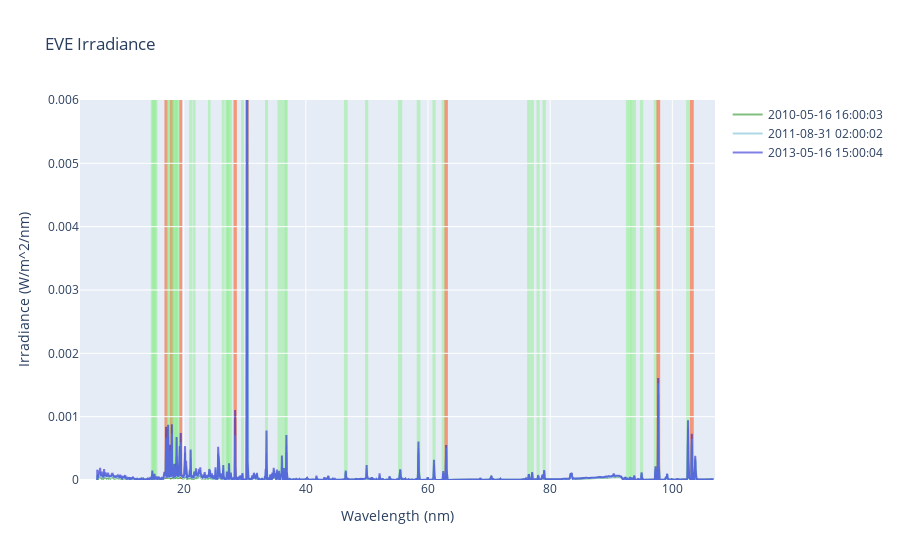

Notebook cell for this chart:
### Code cell
eve_data1=scipy.io.readsav(eve_full_files[400])
wavelength_full=eve_data1['wavelength']
# Extracting the relevant data
a1=eve_data1['irradiance'][0]
t1=time_converter(eve_data1['yyyydoy'][0],eve_data1['sod_time'][0])


eve_data2=scipy.io.readsav(eve_full_files[11500])
# Extracting the relevant data
a2=eve_data2['irradiance'][0]
t2=time_converter(eve_data2['yyyydoy'][0],eve_data2['sod_time'][0])

eve_data3=scipy.io.readsav(eve_full_files[26354])
# Extracting the relevant data
a3=eve_data3['irradiance'][0]
t3=time_converter(eve_data3['yyyydoy'][0],eve_data3['sod_time'][0])


# Creating a figure using Plotly Graph Objects
fig = go.Figure()
# draw a line purple with opacity=0.5
fig.add_trace(go.Scatter(x=wavelength_full[:],y=a1,
                          mode='lines',
                          line=dict(color='green'),
                          opacity=0.5,
                            name=t1.strftime('%Y-%m-%d %H:%M:%S')
                            ),  
)

fig.add_trace(go.Scatter(x=wavelength_full[:],y=a2, 
                         mode='lines',
                         line=dict(color='lightblue'),
                          # opacity=0.5,
                          name=t2.strftime('%Y-%m-%d %H:%M:%S')
                          ),
),
fig.add_trace(go.Scatter(x=wavelength_full[:],y=a3,
                          mode='lines',
                          line=dict(color='mediumblue'),
                          opacity=0.5,
                            name=t3.strftime('%Y-%m-%d %H:%M:%S')
                            ),
  )



# for index in line_window:

#   fig.add_shape(type="rect",
#               x0=wavelength_full[index[0]], y0=0,
#               x1=wavelength_full[index[-1]], y1=0.006,
#               # set line color to opaque
#               line_color="orangered",
#               fillcolor="orangered",
#               opacity=0.5,
#               layer="below"
#               )

for index in selected_band.index:
  if selected_band.loc[index]['Line Name'][0]=='X':
    fig.add_shape(type="rect",
              x0=selected_band.loc[index]['Wavelength Range'][0], y0=0,
              x1=selected_band.loc[index]['Wavelength Range'][-1], y1=0.006,
              # set line color to opaque
              line_color="lightgreen",
              fillcolor="lightgreen",
              opacity=0.5,
              layer="below"
              )
  else:
    fig.add_shape(type="rect",
              x0=selected_band.loc[index]['Wavelength Range'][0], y0=0,
              x1=selected_band.loc[index]['Wavelength Range'][-1], y1=0.006,
              # set line color to opaque
              line_color="orangered",
              fillcolor="orangered",
              opacity=0.5,
              layer="below"
              )


fig.update_yaxes(#title_text="Stddev (nm)",
              range=[0, 0.006],
                )
fig.update_layout(title_text="EVE Irradiance",
                  xaxis_title="Wavelength (nm)",
                  yaxis_title="Irradiance (W/m^2/nm)",
                  )
fig.write_html('output/full_band_spectrum/overview.html')
fig.show()

### Figure 1 — Plotly figure (JSON) as saved in the notebook; plotly's stock layout.template omitted (floating-point values rounded to 4 significant figures; data arrays with more than 128 entries replaced by an {"elided": "..."} marker saying what was removed)
{"data": [{"line": {"color": "green"}, "mode": "lines", "name": "2010-05-16 16:00:03", "opacity": 0.5, "type": "scatter", "x": {"elided": "5200 float values"}, "y": {"elided": "5200 float values"}}, {"line": {"color": "lightblue"}, "mode": "lines", "name": "2011-08-31 02:00:02", "type": "scatter", "x": {"elided": "5200 float values"}, "y": {"elided": "5200 float values"}}, {"line": {"color": "mediumblue"}, "mode": "lines", "name": "2013-05-16 15:00:04", "opacity": 0.5, "type": "scatter", "x": {"elided": "5200 float values"}, "y": {"elided": "5200 float values"}}], "layout": {"shapes": [{"fillcolor": "lightgreen", "layer": "below", "line": {"color": "lightgreen"}, "opacity": 0.5, "type": "rect", "x0": 14.75, "x1": 14.93, "y0": 0, "y1": 0.006}, {"fillcolor": "lightgreen", "layer": "below", "line": {"color": "lightgreen"}, "opacity": 0.5, "type": "rect", "x0": 14.93, "x1": 15.09, "y0": 0, "y1": 0.006}, {"fillcolor": "lightgreen", "layer": "below", "line": {"color": "lightgreen"}, "opacity": 0.5, "type": "rect", "x0": 15.13, "x1": 15.35, "y0": 0, "y1": 0.006}, {"fillcolor": "lightgreen", "layer": "below", "line": {"color": "lightgreen"}, "opacity": 0.5, "type": "rect", "x0": 15.35, "x1": 15.53, "y0": 0, "y1": 0.006}, {"fillcolor": "orangered", "layer": "below", "line": {"color": "orangered"}, "opacity": 0.5, "type": "rect", "x0": 17, "x1": 17.21, "y0": 0, "y1": 0.006}, {"fillcolor": "lightgreen", "layer": "below", "line": {"color": "lightgreen"}, "opacity": 0.5, "type": "rect", "x0": 17.37, "x1": 17.59, "y0": 0, "y1": 0.006}, {"fillcolor": "lightgreen", "layer": "below", "line": {"color": "lightgreen"}, "opacity": 0.5, "type": "rect", "x0": 17.63, "x1": 17.83, "y0": 0, "y1": 0.006}, {"fillcolor": "orangered", "layer": "below", "line": {"color": "orangered"}, "opacity": 0.5, "type": "rect", "x0": 17.95, "x1": 18.15, "y0": 0, "y1": 0.006}, {"fillcolor": "lightgreen", "layer": "below", "line": {"color": "lightgreen"}, "opacity": 0.5, "type": "rect", "x0": 18.15, "x1": 18.31, "y0": 0, "y1": 0.006}, {"fillcolor": "lightgreen", "layer": "below", "line": {"color": "lightgreen"}, "opacity": 0.5, "type": "rect", "x0": 18.35, "x1": 18.59, "y0": 0, "y1": 0.006}, {"fillcolor": "lightgreen", "layer": "below", "line": {"color": "lightgreen"}, "opacity": 0.5, "type": "rect", "x0": 18.61, "x1": 18.75, "y0": 0, "y1": 0.006}, {"fillcolor": "lightgreen", "layer": "below", "line": {"color": "lightgreen"}, "opacity": 0.5, "type": "rect", "x0": 18.75, "x1": 18.93, "y0": 0, "y1": 0.006}, {"fillcolor": "lightgreen", "layer": "below", "line": {"color": "lightgreen"}, "opacity": 0.5, "type": "rect", "x0": 18.93, "x1": 19.07, "y0": 0, "y1": 0.006}, {"fillcolor": "orangered", "layer": "below", "line": {"color": "orangered"}, "opacity": 0.5, "type": "rect", "x0": 19.43, "x1": 19.59, "y0": 0, "y1": 0.006}, {"fillcolor": "lightgreen", "layer": "below", "line": {"color": "lightgreen"}, "opacity": 0.5, "type": "rect", "x0": 21.05, "x1": 21.21, "y0": 0, "y1": 0.006}, {"fillcolor": "lightgreen", "layer": "below", "line": {"color": "lightgreen"}, "opacity": 0.5, "type": "rect", "x0": 21.61, "x1": 21.77, "y0": 0, "y1": 0.006}, {"fillcolor": "lightgreen", "layer": "below", "line": {"color": "lightgreen"}, "opacity": 0.5, "type": "rect", "x0": 24.13, "x1": 24.23, "y0": 0, "y1": 0.006}, {"fillcolor": "lightgreen", "layer": "below", "line": {"color": "lightgreen"}, "opacity": 0.5, "type": "rect", "x0": 26.37, "x1": 26.55, "y0": 0, "y1": 0.006}, {"fillcolor": "lightgreen", "layer": "below", "line": {"color": "lightgreen"}, "opacity": 0.5, "type": "rect", "x0": 26.97, "x1": 27.13, "y0": 0, "y1": 0.006}, {"fillcolor": "lightgreen", "layer": "below", "line": {"color": "lightgreen"}, "opacity": 0.5, "type": "rect", "x0": 27.13, "x1": 27.29, "y0": 0, "y1": 0.006}, {"fillcolor": "lightgreen", "layer": "below", "line": {"color": "lightgreen"}, "opacity": 0.5, "type": "rect", "x0": 27.33, "x1": 27.49, "y0": 0, "y1": 0.006}, {"fillcolor": "lightgreen", "layer": "below", "line": {"color": "lightgreen"}, "opacity": 0.5, "type": "rect", "x0": 27.63, "x1": 27.77, "y0": 0, "y1": 0.006}, {"fillcolor": "orangered", "layer": "below", "line": {"color": "orangered"}, "opacity": 0.5, "type": "rect", "x0": 28.31, "x1": 28.53, "y0": 0, "y1": 0.006}, {"fillcolor": "lightgreen", "layer": "below", "line": {"color": "lightgreen"}, "opacity": 0.5, "type": "rect", "x0": 29.55, "x1": 29.69, "y0": 0, "y1": 0.006}, {"fillcolor": "orangered", "layer": "below", "line": {"color": "orangered"}, "opacity": 0.5, "type": "rect", "x0": 30.25, "x1": 30.49, "y0": 0, "y1": 0.006}, {"fillcolor": "lightgreen", "layer": "below", "line": {"color": "lightgreen"}, "opacity": 0.5, "type": "rect", "x0": 33.47, "x1": 33.63, "y0": 0, "y1": 0.006}, {"fillcolor": "lightgreen", "layer": "below", "line": {"color": "lightgreen"}, "opacity": 0.5, "type": "rect", "x0": 35.51, "x1": 36.69, "y0": 0, "y1": 0.006}, {"fillcolor": "lightgreen", "layer": "below", "line": {"color": "lightgreen"}, "opacity": 0.5, "type": "rect", "x0": 36.71, "x1": 36.89, "y0": 0, "y1": 0.006}, {"fillcolor": "lightgreen", "layer": "below", "line": {"color": "lightgreen"}, "opacity": 0.5, "type": "rect", "x0": 46.39, "x1": 46.69, "y0": 0, "y1": 0.006}, {"fillcolor": "lightgreen", "layer": "below", "line": {"color": "lightgreen"}, "opacity": 0.5, "type": "rect", "x0": 49.85, "x1": 50.05, "y0": 0, "y1": 0.006}, {"fillcolor": "lightgreen", "layer": "below", "line": {"color": "lightgreen"}, "opacity": 0.5, "type": "rect", "x0": 55.25, "x1": 55.61, "y0": 0, "y1": 0.006}, {"fillcolor": "lightgreen", "layer": "below", "line": {"color": "lightgreen"}, "opacity": 0.5, "type": "rect", "x0": 58.31, "x1": 58.59, "y0": 0, "y1": 0.006}, {"fillcolor": "lightgreen", "layer": "below", "line": {"color": "lightgreen"}, "opacity": 0.5, "type": "rect", "x0": 60.89, "x1": 61.09, "y0": 0, "y1": 0.006}, {"fillcolor": "lightgreen", "layer": "below", "line": {"color": "lightgreen"}, "opacity": 0.5, "type": "rect", "x0": 62.39, "x1": 62.59, "y0": 0, "y1": 0.006}, {"fillcolor": "orangered", "layer": "below", "line": {"color": "orangered"}, "opacity": 0.5, "type": "rect", "x0": 62.85, "x1": 63.09, "y0": 0, "y1": 0.006}, {"fillcolor": "lightgreen", "layer": "below", "line": {"color": "lightgreen"}, "opacity": 0.5, "type": "rect", "x0": 76.39, "x1": 76.63, "y0": 0, "y1": 0.006}, {"fillcolor": "lightgreen", "layer": "below", "line": {"color": "lightgreen"}, "opacity": 0.5, "type": "rect", "x0": 76.95, "x1": 77.15, "y0": 0, "y1": 0.006}, {"fillcolor": "lightgreen", "layer": "below", "line": {"color": "lightgreen"}, "opacity": 0.5, "type": "rect", "x0": 77.93, "x1": 78.13, "y0": 0, "y1": 0.006}, {"fillcolor": "lightgreen", "layer": "below", "line": {"color": "lightgreen"}, "opacity": 0.5, "type": "rect", "x0": 78.91, "x1": 79.13, "y0": 0, "y1": 0.006}, {"fillcolor": "lightgreen", "layer": "below", "line": {"color": "lightgreen"}, "opacity": 0.5, "type": "rect", "x0": 92.55, "x1": 92.73, "y0": 0, "y1": 0.006}, {"fillcolor": "lightgreen", "layer": "below", "line": {"color": "lightgreen"}, "opacity": 0.5, "type": "rect", "x0": 92.97, "x1": 93.15, "y0": 0, "y1": 0.006}, {"fillcolor": "lightgreen", "layer": "below", "line": {"color": "lightgreen"}, "opacity": 0.5, "type": "rect", "x0": 93.25, "x1": 93.43, "y0": 0, "y1": 0.006}, {"fillcolor": "lightgreen", "layer": "below", "line": {"color": "lightgreen"}, "opacity": 0.5, "type": "rect", "x0": 93.71, "x1": 93.89, "y0": 0, "y1": 0.006}, {"fillcolor": "lightgreen", "layer": "below", "line": {"color": "lightgreen"}, "opacity": 0.5, "type": "rect", "x0": 94.87, "x1": 95.09, "y0": 0, "y1": 0.006}, {"fillcolor": "lightgreen", "layer": "below", "line": {"color": "lightgreen"}, "opacity": 0.5, "type": "rect", "x0": 97.11, "x1": 97.39, "y0": 0, "y1": 0.006}, {"fillcolor": "orangered", "layer": "below", "line": {"color": "orangered"}, "opacity": 0.5, "type": "rect", "x0": 97.57, "x1": 97.85, "y0": 0, "y1": 0.006}, {"fillcolor": "lightgreen", "layer": "below", "line": {"color": "lightgreen"}, "opacity": 0.5, "type": "rect", "x0": 102.4, "x1": 102.7, "y0": 0, "y1": 0.006}, {"fillcolor": "orangered", "layer": "below", "line": {"color": "orangered"}, "opacity": 0.5, "type": "rect", "x0": 103.0, "x1": 103.3, "y0": 0, "y1": 0.006}], "title": {"text": "EVE Irradiance"}, "xaxis": {"title": {"text": "Wavelength (nm)"}}, "yaxis": {"range": [0, 0.006], "title": {"text": "Irradiance (W/m^2/nm)"}}}}
